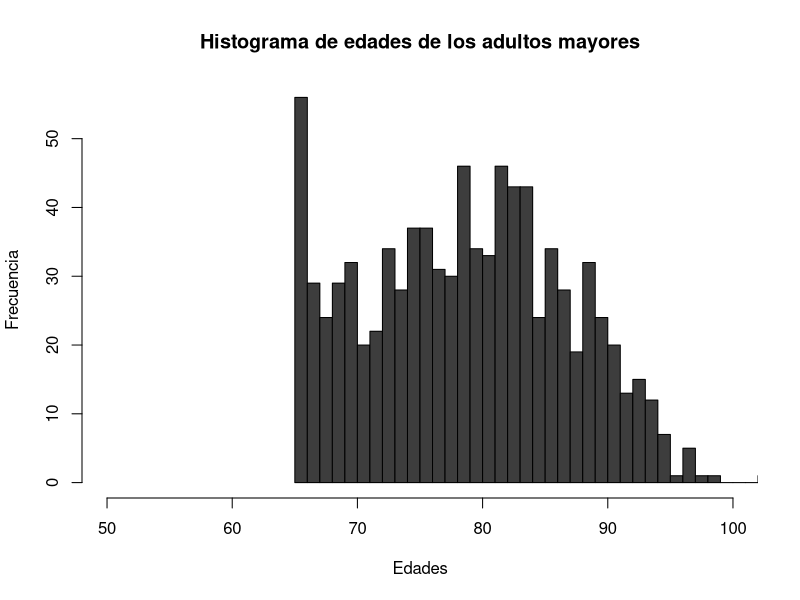
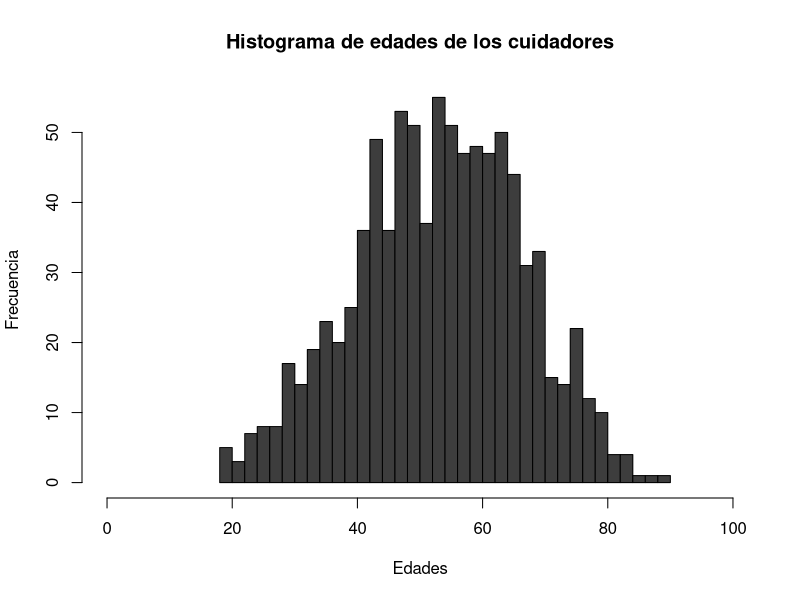
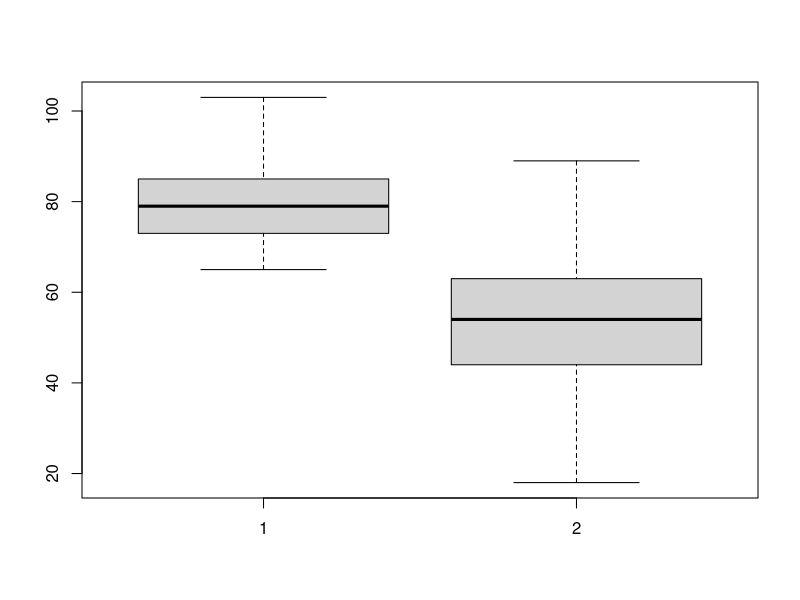

These charts were generated, in order, by the following R code:
## ---- chunk 1
knitr::opts_chunk$set(echo = TRUE)
## ---- chunk 2
# Librerias
library(sjmisc)
library(sjlabelled)
library(dplyr)

# Abrimos la base de datos
data(efc)
## ---- chunk 3
# 1. Obtenemos las claves de las variables previamente mencionadas. 

# Etiquetas de relacion 
get_labels(efc$e15relat)

# Etiquetas de salud
get_labels(efc$c85cop4)
## ---- chunk 4
table(efc$e15relat, efc$c85cop4) 
## ---- chunk 5
prop.table(table(efc$e15relat, efc$c85cop4), margin = 1) 
## ---- chunk 6
prop.table(table(efc$e15relat, efc$c85cop4), margin = 2) 
## ---- chunk 7
flat_table(efc, e15relat, c85cop4)
## ---- chunk 8
flat_table(efc, e15relat, c85cop4, margin = "row")
## ---- chunk 9
flat_table(efc, e15relat, c85cop4, margin = "col")
## ---- chunk 10
# Que es la etiqueta? 
get_label(efc$c88cop7)

# Con flat_table
flat_table(efc, e16sex, c88cop7, margin = "row")
## ---- chunk 11
# Media
efc %>%
  summarise(media_e17age = mean(e17age, na.rm = T),
            media_c160age = mean(c160age, na.rm = T), 
            mediana_e17age = median(e17age, na.rm = T), 
            mediana_c160age = median(c160age, na.rm = T),
            sd_e17age = sd(e17age, na.rm = T),
            sd_c160age = sd(c160age, na.rm = T)
            )

# Si, hay datos faltantes
table(is.na(efc$e17age))
table(is.na(efc$c160age))

# Principales cuantiles
summary(efc$e17age)
summary(efc$c160age)
## ---- chunk 12

get_label(efc$e17age)
hist(efc$e17age, 
     main="Histograma de edades de los adultos mayores", 
     xlab="Edades",
     ylab = "Frecuencia",
     border="black", 
     col="#3d3d3d",
     xlim=c(50,100),
     breaks=50
     )

hist(efc$c160age, 
     main="Histograma de edades de los cuidadores", 
     xlab="Edades",
     ylab = "Frecuencia",
     border="black", 
     col="#3d3d3d",
     xlim=c(0,100),
     breaks=50
     )


## ---- chunk 13
boxplot(efc$e17age, efc$c160age)
